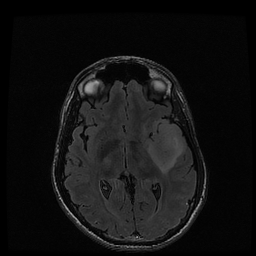
#> input picture brain.tif, 256 x 256 px
$ jupyter execute PrimMSTSegmentation.ipynb
#> lines starting #> are read from the running program, lines starting #| are printed output that depends on the picture
## Image -> Graph

[cell 1]
from PIL import Image
import numpy as np
import networkx as nx

[cell 2]
size = 28, 28 # downsampling for easier computations
im = Image.open('brain.tif').convert('L')
im.thumbnail(size, Image.Resampling.LANCZOS)
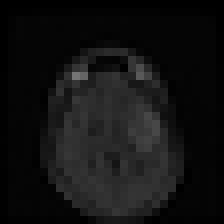
#> im: PIL image 28x28 L (shown 8 times larger); min 0, max 117, mean 18.1
print("Importing 'brain.tif' file for processing...\n")
print(f"Downsizing to {size} pixels for sake of example\n")
# im.show()

[cell 3]
imarray = np.array(im).astype(float)

height, width = imarray.shape
#> height = 28; width = 28

graph = nx.Graph()

print("Creating graph from pixels values \n")

# add each pixel to the graph
for i in range(height):
    for j in range(width):
        node = (i,j)
        graph.add_node(node)

# add edges to graph
for i in range(height):
    for j in range(width):
        if i < height - 1:
            weight = abs(imarray[i][j] - imarray[i+1][j])
            graph.add_edge((i,j), (i+1,j), weight=weight)
        if j < width - 1:
            weight = abs(imarray[i][j] - imarray[i][j+1])
            graph.add_edge((i,j), (i+1,j), weight=weight)

# turn the nx graph into an adjacency list
print("Converting graph to adjaceny list format \n")
adj = {}
for node in graph.nodes():
    adj[node] = {}
    for neighbor, weight in graph[node].items():
        adj[node][neighbor] = weight["weight"]
#> this loop made 811 passes
#> node on passes 1 to 3: (0, 0), (0, 1), (0, 2)
#> after the loop, adj = 811 items

[cell 4]
adj

## Prim's Algo

[cell 5]
start = (0,0)

MST = {start: None}

print("Beginnig Prim's algorithm \n")

#dictionary to keep track of the min edge weights for each node (start with all but start weights at inf)
min_weights = {node: float('inf') for node in adj}
#> min_weights = 811 items
min_weights[start] = 0

unvisited_nodes = set(adj.keys())
#> unvisited_nodes = 811 items


while unvisited_nodes:

    # minimum edge weight path
    curr = min(unvisited_nodes, key=lambda node: min_weights[node])

    unvisited_nodes.remove(curr)

    MST[curr] = min_weights[curr]

    for neighbor, weight in adj[curr].items():
        if neighbor in unvisited_nodes and weight < min_weights[neighbor]:
            min_weights[neighbor] = weight
#> this loop made 811 passes
#> curr on passes 1 to 3: (0, 0), (1, 0), (2, 0)
#> after the loop, MST = 811 items; unvisited_nodes = 0 items


print("Printing the MST: (format is node 1 -- weight -- node 2 ... node n)\n")
for node, weight in MST.items():
    if weight is not None:
        print(node, " -- ", weight)
#> this loop made 811 passes
#> (node, weight) on passes 1 to 3: ((0, 0), 0), ((1, 0), 0), ((2, 0), 1)
#| (0, 0)  --  0
#| (1, 0)  --  0.0
#| (2, 0)  --  1.0
#| (3, 0)  --  3.0
#| (4, 0)  --  3.0
#| (5, 0)  --  4.0
#| (6, 0)  --  4.0
#| (7, 0)  --  4.0
#> (further printed lines are left out)
